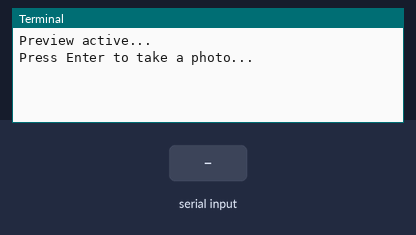
Simulated run of this program. Board: Raspberry Pi (BCM pin numbers). Shown: the last lines printed to the terminal. The inputs (shaded band) are chosen by the test bench. The clock reads 2024-03-15 10:24:30 at power-on unless the program sets it; the camera gives no picture and a still takes 0.5 s. At 1.8 s the program stops and its outputs stay as they are.

Above: at 1.2 s.
1.3 s: "1" typed at the terminal, then Enter
At 1.7 s:
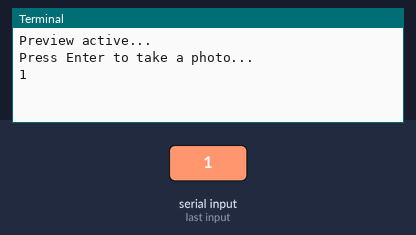
At 2.6 s:
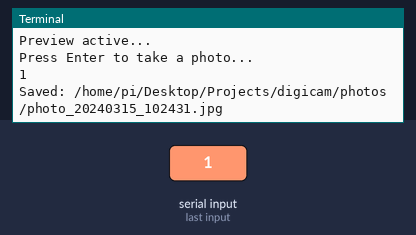

Measured:
- after the input at 1.3 s, the terminal: prints a new line at once (image 1)

The program:

preview_capture.py
```python
from picamera2 import Picamera2, Preview
from datetime import datetime
from pathlib import Path
import time

photos_dir = Path.home() / "Desktop" / "Projects" / "digicam" / "photos"
photos_dir.mkdir(exist_ok=True)

picam2 = Picamera2()

preview_config = picam2.create_preview_configuration()
picam2.configure(preview_config)

picam2.start_preview(Preview.QTGL)
picam2.start()

print("Preview active...")
input("Press Enter to take a photo...")

filename = photos_dir / f"photo_{datetime.now().strftime('%Y%m%d_%H%M%S')}.jpg"
picam2.capture_file(str(filename))

print(f"Saved: {filename}")

picam2.stop_preview()
picam2.stop()
```
